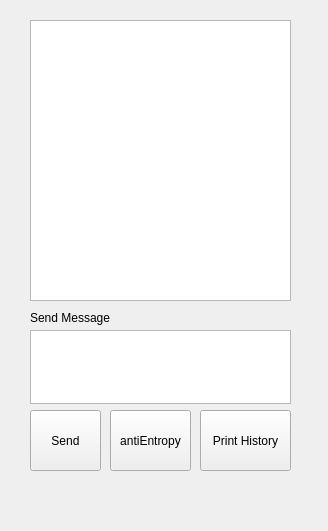
<?xml version="1.0" encoding="UTF-8"?>
<ui version="4.0">
 <class>MainWindow</class>
 <widget class="QMainWindow" name="MainWindow">
  <property name="geometry">
   <rect>
    <x>0</x>
    <y>0</y>
    <width>328</width>
    <height>531</height>
   </rect>
  </property>
  <property name="windowTitle">
   <string>MainWindow</string>
  </property>
  <widget class="QWidget" name="centralwidget">
   <widget class="QTextBrowser" name="receivedMessageBox">
    <property name="geometry">
     <rect>
      <x>30</x>
      <y>20</y>
      <width>261</width>
      <height>281</height>
     </rect>
    </property>
    <property name="html">
     <string>&lt;!DOCTYPE HTML PUBLIC &quot;-//W3C//DTD HTML 4.0//EN&quot; &quot;http://www.w3.org/TR/REC-html40/strict.dtd&quot;&gt;
&lt;html&gt;&lt;head&gt;&lt;meta name=&quot;qrichtext&quot; content=&quot;1&quot; /&gt;&lt;meta charset=&quot;utf-8&quot; /&gt;&lt;style type=&quot;text/css&quot;&gt;
p, li { white-space: pre-wrap; }
hr { height: 1px; border-width: 0; }
li.unchecked::marker { content: &quot;\2610&quot;; }
li.checked::marker { content: &quot;\2612&quot;; }
&lt;/style&gt;&lt;/head&gt;&lt;body style=&quot; font-family:'.AppleSystemUIFont'; font-size:13pt; font-weight:400; font-style:normal;&quot;&gt;
&lt;p style=&quot;-qt-paragraph-type:empty; margin-top:0px; margin-bottom:0px; margin-left:0px; margin-right:0px; -qt-block-indent:0; text-indent:0px;&quot;&gt;&lt;br /&gt;&lt;/p&gt;&lt;/body&gt;&lt;/html&gt;</string>
    </property>
   </widget>
   <widget class="QPushButton" name="sendButton">
    <property name="geometry">
     <rect>
      <x>30</x>
      <y>410</y>
      <width>71</width>
      <height>61</height>
     </rect>
    </property>
    <property name="text">
     <string>Send</string>
    </property>
   </widget>
   <widget class="QLabel" name="label">
    <property name="geometry">
     <rect>
      <x>30</x>
      <y>310</y>
      <width>101</width>
      <height>16</height>
     </rect>
    </property>
    <property name="text">
     <string>Send Message</string>
    </property>
   </widget>
   <widget class="QPlainTextEdit" name="editMessageBox">
    <property name="geometry">
     <rect>
      <x>30</x>
      <y>330</y>
      <width>261</width>
      <height>74</height>
     </rect>
    </property>
   </widget>
   <widget class="QPushButton" name="printHistoryButton">
    <property name="geometry">
     <rect>
      <x>200</x>
      <y>410</y>
      <width>91</width>
      <height>61</height>
     </rect>
    </property>
    <property name="text">
     <string>Print History</string>
    </property>
   </widget>
   <widget class="QPushButton" name="antiEntropyButton">
    <property name="geometry">
     <rect>
      <x>110</x>
      <y>410</y>
      <width>81</width>
      <height>61</height>
     </rect>
    </property>
    <property name="text">
     <string>antiEntropy</string>
    </property>
   </widget>
   <widget class="QLabel" name="myPortLabel">
    <property name="geometry">
     <rect>
      <x>130</x>
      <y>490</y>
      <width>58</width>
      <height>16</height>
     </rect>
    </property>
    <property name="text">
     <string/>
    </property>
   </widget>
  </widget>
 </widget>
 <resources/>
 <connections/>
</ui>
